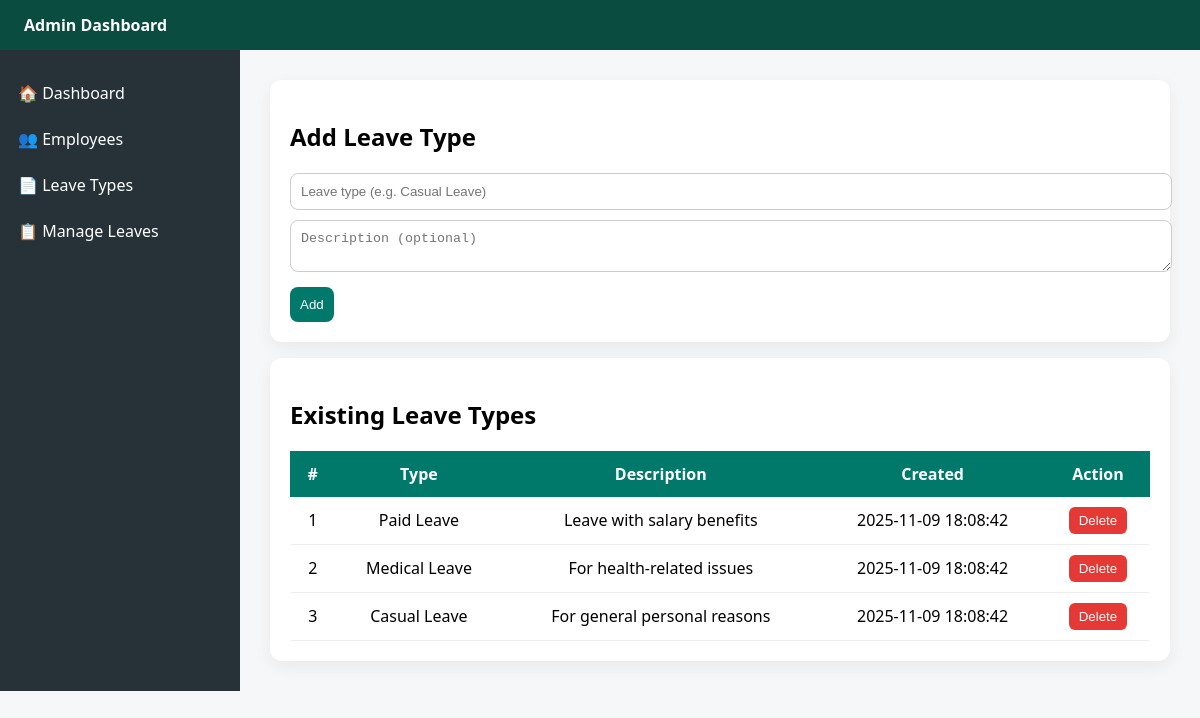
Page /admin/leave-types.php (signed in) on the committed database.
### tables this page shows
CREATE TABLE IF NOT EXISTS tblleavetype (
  id INT AUTO_INCREMENT PRIMARY KEY,
  LeaveType VARCHAR(100) NOT NULL,
  Description TEXT,
  CreationDate TIMESTAMP DEFAULT CURRENT_TIMESTAMP
);

### admin/leave-types.php (the view, shortened to what this page needs)
<?php
include('../includes/config.php');
$types = $dbh->query("SELECT * FROM tblleavetype ORDER BY id DESC")->fetchAll();
?><!doctype html><html><head><meta charset="utf-8"><meta name="viewport" content="width=device-width">
</head><body>
<div class="header"><div style="font-weight:700">Admin Dashboard</div></div>
<div class="wrapper">
<nav class="sidebar">
<a href="dashboard.php">🏠 Dashboard</a>
<a href="employees.php">👥 Employees</a>
<a href="leave-types.php" class="active">📄 Leave Types</a>
<a href="manage-leaves.php">📋 Manage Leaves</a>
</nav>
<main class="main">
<div class="card"><h2>Add Leave Type</h2>
<form method="post">
<input name="leavetype" placeholder="Leave type (e.g. Casual Leave)" required>
<textarea name="description" placeholder="Description (optional)"></textarea>
<button class="btn" name="add">Add</button>
</form></div>
<div class="card" style="margin-top:16px"><h2>Existing Leave Types</h2>
<table class="table"><tr><th>#</th><th>Type</th><th>Description</th><th>Created</th><th>Action</th></tr>
<?php $c=1; if($types){ foreach($types as $t){ echo "<tr><td>{$c}</td><td>".htmlentities($t->LeaveType)."</td><td>".htmlentities($t->Description)."</td><td>".htmlentities($t->CreationDate)."</td>
<td><a href='leave-types.php?del={$t->id}' onclick='return confirm(\"Delete?\")'><button class=\"del\">Delete</button></a></td></tr>"; $c++; } } else { echo '<tr><td colspan="5">No leave types.</td></tr>'; } ?>
</table></div>
</main></div></body></html>

### admin/leave-types.php (style rules this page uses)
body { font-family:Segoe UI,Arial;margin:0;background:#f5f7f8 }
.header { background:#0b4c40;color:#fff;padding:14px 24px }
.wrapper { display:flex }
.sidebar { width:240px;background:#263238;color:#fff;padding-top:20px }
.sidebar a { display:block;color:#fff;padding:12px 18px;text-decoration:none }
.main { flex:1;padding:30px }
.card { background:#fff;padding:20px;border-radius:12px;box-shadow:0 6px 18px rgba(0,0,0,.06) }
input,textarea { width:100%;padding:10px;margin-bottom:10px;border-radius:8px;border:1px solid #ccc }
.btn { background:#00796b;color:#fff;padding:10px;border-radius:8px;border:0 }
.table { width:100%;border-collapse:collapse }
.table th { background:#00796b;color:#fff;padding:12px }
.table td { padding:10px;border-bottom:1px solid #eee;text-align:center }
.del { background:#e53935;color:#fff;border:0;padding:6px 10px;border-radius:6px }

### rows in the picture
tblleavetype: LeaveType "Paid Leave", Description "Leave with salary benefits", CreationDate "2025-11-09 18:08:42"
tblleavetype: LeaveType "Medical Leave", Description "For health-related issues", CreationDate "2025-11-09 18:08:42"
tblleavetype: LeaveType "Casual Leave", Description "For general personal reasons", CreationDate "2025-11-09 18:08:42"
